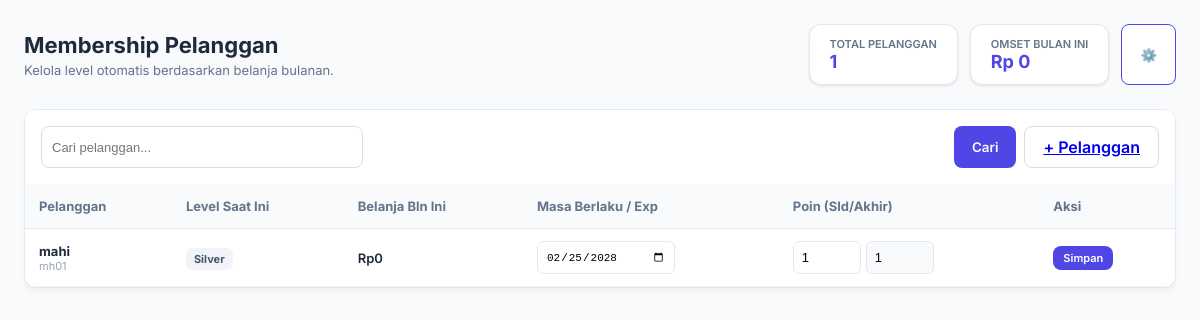
Page /admin/pelanggan_toko/index.php (signed in) on the committed database.
### tables this page shows
CREATE TABLE `pelanggan_toko` (
  `id` bigint(20) NOT NULL AUTO_INCREMENT,
  `pelanggan_id` bigint(20) NOT NULL,
  `toko_id` bigint(20) NOT NULL,
  `level_id` bigint(20) DEFAULT NULL,
  `poin` int(11) DEFAULT 0,
  `limit_kredit` decimal(15,2) DEFAULT 0.00,
  `poin_akhir` int(11) DEFAULT 0,
  `deleted_at` timestamp NULL DEFAULT NULL,
  `tanggal_daftar` date DEFAULT NULL,
  `masa_berlaku` int(11) DEFAULT 0 COMMENT 'hari',
  `exp` date DEFAULT NULL,
  `masa_tenggang` int(11) DEFAULT 0 COMMENT 'hari',
  `exp_poin` date DEFAULT NULL,
  `poin_awal` int(11) DEFAULT 0,
  PRIMARY KEY (`id`),
  UNIQUE KEY `uq_pelanggan_toko` (`pelanggan_id`,`toko_id`),
  KEY `fk_pt_toko` (`toko_id`),
  KEY `fk_pt_level` (`level_id`,`toko_id`),
  CONSTRAINT `fk_pt_level` FOREIGN KEY (`level_id`, `toko_id`) REFERENCES `member_level` (`level_id`, `toko_id`),
  CONSTRAINT `fk_pt_pelanggan` FOREIGN KEY (`pelanggan_id`) REFERENCES `pelanggan` (`pelanggan_id`),
  CONSTRAINT `fk_pt_toko` FOREIGN KEY (`toko_id`) REFERENCES `toko` (`toko_id`)
);

CREATE TABLE `pelanggan` (
  `pelanggan_id` bigint(20) NOT NULL AUTO_INCREMENT,
  `toko_id` bigint(20) NOT NULL,
  `nama_pelanggan` varchar(150) NOT NULL,
  `telepon` varchar(50) DEFAULT NULL,
  `flat_diskon` decimal(5,2) DEFAULT 0.00,
  `dibuat_pada` timestamp NOT NULL DEFAULT current_timestamp(),
  `deleted_at` timestamp NULL DEFAULT NULL,
  `kode_pelanggan` varchar(50) DEFAULT NULL,
  `alamat` text DEFAULT NULL,
  `jenis_customer` varchar(50) DEFAULT NULL,
  PRIMARY KEY (`pelanggan_id`),
  KEY `fk_pelanggan_toko` (`toko_id`),
  KEY `idx_pelanggan_nama` (`nama_pelanggan`),
  CONSTRAINT `fk_pelanggan_toko` FOREIGN KEY (`toko_id`) REFERENCES `toko` (`toko_id`) ON DELETE CASCADE
);

CREATE TABLE `member_level` (
  `level_id` bigint(20) NOT NULL AUTO_INCREMENT,
  `toko_id` bigint(20) NOT NULL,
  `nama_level` varchar(50) NOT NULL,
  `minimal_poin` int(11) NOT NULL,
  `diskon_persen` decimal(5,2) DEFAULT 0.00,
  `deleted_at` timestamp NULL DEFAULT NULL,
  PRIMARY KEY (`level_id`,`toko_id`),
  UNIQUE KEY `uq_level_toko` (`toko_id`,`nama_level`),
  CONSTRAINT `fk_level_toko` FOREIGN KEY (`toko_id`) REFERENCES `toko` (`toko_id`) ON DELETE CASCADE
);

### inc/db.php (called while the page is built, shortened)
<?php
class Database {
    private $conn;
    public function __construct($host, $user, $pass, $name, $port = 3306) {
        $this->conn = new mysqli($host, $user, $pass, $name, $port);
        $this->conn->set_charset("utf8mb4");
    }
    public function prepare($sql) {
        return $this->conn->prepare($sql);
    }
}

### public/admin/pelanggan_toko/index.php (the view, shortened to what this page needs)
<?php
require_once '../../.../../../inc/db.php';
require_once '../../.../../../inc/auth.php';
$db = $pos_db;
$toko_id = (int)($_SESSION['toko_id'] ?? 0);
$q = trim($_GET['q'] ?? '');
function fetch_all(mysqli_stmt $stmt): array {
    $res = $stmt->get_result();
    return $res ? $res->fetch_all(MYSQLI_ASSOC) : [];
}
$where = ["p.toko_id = ?", "p.deleted_at IS NULL"];
$types = 'i';
$params = [$toko_id];
$sql = "SELECT p.pelanggan_id, p.nama_pelanggan, p.telepon, p.kode_pelanggan,
               pt.id AS pelanggan_toko_id, pt.level_id, pt.poin, pt.limit_kredit,
               pt.tanggal_daftar, pt.masa_berlaku, pt.exp, pt.masa_tenggang,
               pt.exp_poin, pt.poin_awal, pt.poin_akhir,
               ml.nama_level as level_nama, ml.diskon_persen,
               COALESCE(pb.total_belanja_bulan, 0) AS total_belanja_bulan
        FROM pelanggan p
        LEFT JOIN pelanggan_toko pt ON pt.pelanggan_id = p.pelanggan_id AND pt.toko_id = p.toko_id AND pt.deleted_at IS NULL
        LEFT JOIN member_level ml ON ml.level_id = pt.level_id AND ml.toko_id = p.toko_id
        LEFT JOIN (
            SELECT pelanggan_id, toko_id, SUM(total_akhir) AS total_belanja_bulan
            FROM penjualan
            WHERE pelanggan_id IS NOT NULL
              AND DATE_FORMAT(dibuat_pada, '%Y-%m') = DATE_FORMAT(CURRENT_DATE(), '%Y-%m')
            GROUP BY pelanggan_id, toko_id
        ) pb ON pb.pelanggan_id = p.pelanggan_id AND pb.toko_id = p.toko_id
        WHERE ".implode(' AND ', $where)."
        ORDER BY p.nama_pelanggan ASC";
$stmt = $db->prepare($sql);
$stmt->bind_param($types, ...$params);
$stmt->execute();
$pelanggan = fetch_all($stmt);
$totalPlg = count($pelanggan);
$totalBelanjaBulan = array_sum(array_map(fn($p)=> (float)($p['total_belanja_bulan'] ?? 0), $pelanggan));
?>
<!DOCTYPE html>
<html lang="id">
<head>
</head>
<body>
<div class="wrapper">
    <div class="header">
        <div>
            <h1 style="margin:0; font-size: 22px;">Membership Pelanggan</h1>
            <p style="margin:4px 0 0; color: #64748b; font-size: 13px;">Kelola level otomatis berdasarkan belanja bulanan.</p>
        </div>
        <div class="stats-row">
            <div class="stat-box">
                <div class="stat-label">Total Pelanggan</div>
                <div class="stat-val"><?=number_format($totalPlg)?></div>
            </div>
            <div class="stat-box">
                <div class="stat-label">Omset Bulan Ini</div>
                <div class="stat-val">Rp <?=number_format($totalBelanjaBulan,0,',','.')?></div>
            </div>
            <button class="btn btn-settings" onclick="toggleModal(true)">
                ⚙️
            </button>
        </div>
    </div>
    <div class="card-table">
        <form class="toolbar" method="get">
            <input type="text" name="q" value="<?=htmlspecialchars($q)?>" placeholder="Cari pelanggan..." style="width: 300px; padding: 10px; border-radius: 8px; border: 1px solid #ddd;">
            <div style="display:flex; gap:8px;">
                <button type="submit" class="btn btn-primary">Cari</button>
                <a href="../pelanggan/index.php" class="btn btn-outline" style="border:1px solid #ddd">+ Pelanggan</a>
            </div>
        </form>
        <div class="table-scroll">
            <table>
                <thead>
                    <tr>
                        <th>Pelanggan</th>
                        <th>Level Saat Ini</th>
                        <th class="text-right">Belanja Bln Ini</th>
                        <th>Masa Berlaku / Exp</th>
                        <th>Poin (Sld/Akhir)</th>
                        <th>Aksi</th>
                    </tr>
                </thead>
                <tbody>
                    <?php foreach($pelanggan as $p):
                        $badgeClass = match($p['level_nama'] ?? '') {
                            'Bronze' => 'badge-bronze', 'Silver' => 'badge-silver',
                            'Gold' => 'badge-gold', 'Platinum' => 'badge-platinum',
                            default => 'badge-none'
                        };
                    ?>
                    <tr>
                        <form method="post" action="save.php">
                            <td>
                                <div style="font-weight:700;"><?=htmlspecialchars($p['nama_pelanggan'])?></div>
                                <div style="font-size:11px; color:#94a3b8;"><?=htmlspecialchars($p['kode_pelanggan'] ?: '-')?></div>
                            </td>
                            <td>
                                <span class="badge <?=$badgeClass?>"><?=htmlspecialchars($p['level_nama'] ?: 'Normal')?></span>
                            </td>
                            <td class="text-right" style="font-weight:600;">
                                Rp<?=number_format((float)($p['total_belanja_bulan'] ?? 0), 0, ',', '.')?>
                            </td>
                            <td>
                                <input type="date" name="exp" value="<?=htmlspecialchars($p['exp'] ?? '')?>" style="width:120px; font-size:11px;">
                            </td>
                            <td>
                                <div style="display:flex; gap:5px;">
                                    <input type="number" name="poin" value="<?=(int)$p['poin']?>" style="width:50px;">
                                    <input type="number" name="poin_akhir" value="<?=(int)$p['poin_akhir']?>" style="width:50px; background:#f8fafc;">
                                </div>
                            </td>
                            <td>
                                <button type="submit" class="btn btn-primary" style="padding: 5px 10px; font-size:11px;">Simpan</button>
                            </td>
                        </form>
                    </tr>
                    <?php endforeach; ?>
                </tbody>
            </table>
        </div>
    </div>
</div>
</body>
</html>

### public/admin/pelanggan_toko/index.php (style rules this page uses)
:root { --primary: #4f46e5; --success: #10b981; --danger: #ef4444; --bg: #f8fafc; --border: #e2e8f0; --text: #1e293b; }
body { font-family: 'Inter', sans-serif; background: var(--bg); color: var(--text); margin: 0; }
.wrapper { padding: 24px; max-width: 1600px; margin: 0 auto; }
.header { display: flex; justify-content: space-between; align-items: center; margin-bottom: 24px; }
.stats-row { display: flex; gap: 12px; }
.stat-box { background: #fff; padding: 12px 20px; border-radius: 12px; border: 1px solid var(--border); box-shadow: 0 1px 3px rgba(0,0,0,0.1); }
.stat-label { font-size: 11px; text-transform: uppercase; color: #64748b; font-weight: 600; }
.stat-val { font-size: 18px; font-weight: 700; color: var(--primary); }
.btn { padding: 10px 18px; border-radius: 8px; border: none; font-weight: 600; cursor: pointer; display: inline-flex; align-items: center; gap: 8px; font-family: inherit; transition: 0.2s; }
.btn-primary { background: var(--primary); color: #fff; }
.btn-settings { background: #fff; border: 1px solid var(--primary); color: var(--primary); }
input[type="number"], input[type="text"], input[type="date"] { padding: 8px; border: 1px solid var(--border); border-radius: 6px; font-size: 13px; width: 100%; }
.card-table { background: #fff; border-radius: 12px; border: 1px solid var(--border); overflow: hidden; box-shadow: 0 4px 6px -1px rgba(0,0,0,0.05); }
.table-scroll { overflow-x: auto; max-height: 65vh; }
table { width: 100%; border-collapse: collapse; font-size: 13px; }
thead th { position: sticky; top: 0; background: #f8fafc; padding: 14px; text-align: left; color: #64748b; border-bottom: 1px solid var(--border); z-index: 5; }
tbody td { padding: 12px 14px; border-bottom: 1px solid #f1f5f9; }
.badge { padding: 4px 8px; border-radius: 6px; font-size: 11px; font-weight: 700; }
.badge-silver { background: #f1f5f9; color: #475569; }
.toolbar { padding: 16px; background: #fff; display: flex; justify-content: space-between; gap: 10px; }

### rows in the picture
pelanggan_toko: pelanggan.nama_pelanggan "mahi", pelanggan.kode_pelanggan "mh01", member_level.nama_level "Silver", total_belanja_bulan "0", exp "02/25/2028", poin "1", poin_akhir "1"

### other values in the picture
$totalPlg "1"
$totalBelanjaBulan "0"
